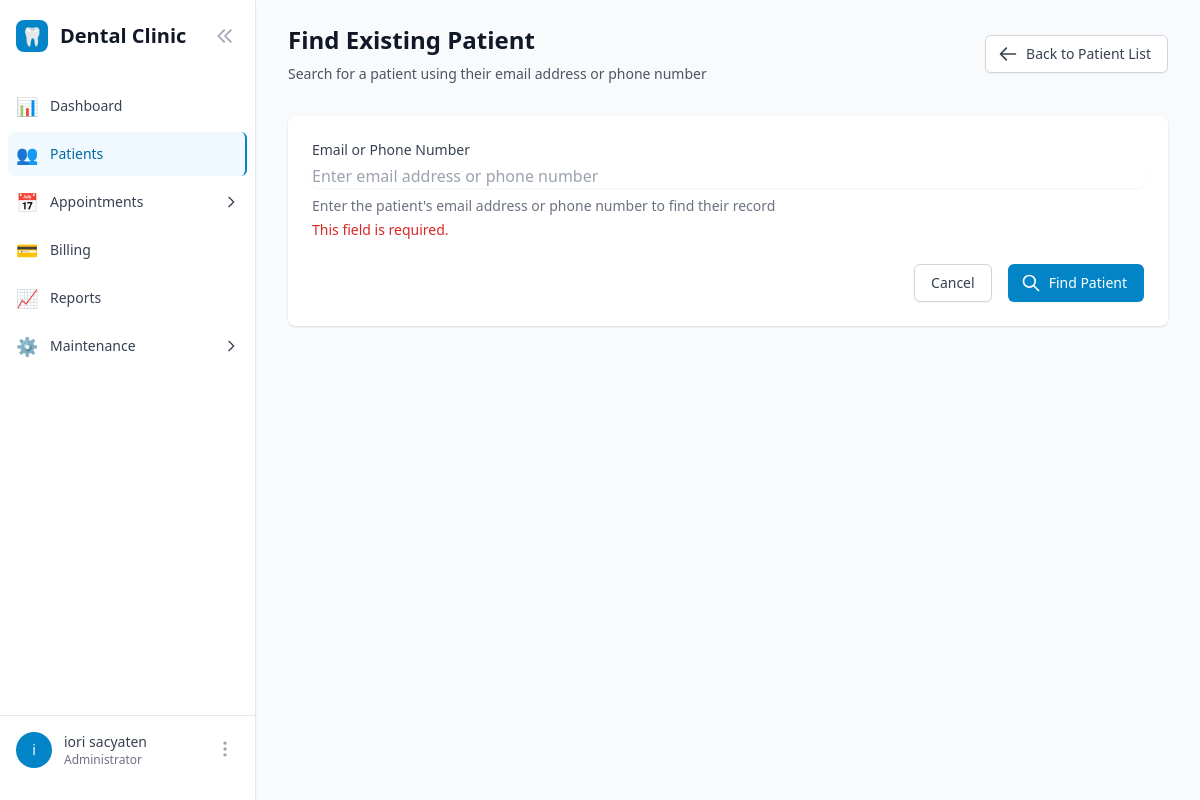
The app's page /patients/find/ (signed in) with its own data.
### users/models.py (models this page shows, shortened)
class User(AbstractUser):
    role = models.ForeignKey(Role, on_delete=models.PROTECT, null=True, blank=True)
    phone = models.CharField(max_length=20, blank=True)
    is_active_dentist = models.BooleanField(default=False, help_text="Can accept appointments")
    created_at = models.DateTimeField(auto_now_add=True)
    updated_at = models.DateTimeField(auto_now=True)
    def has_permission(self, module_name):
        if self.is_superuser:
            return True
        if not self.role or self.role.is_archived:  # Users with archived roles lose access
            return False
        return self.role.permissions.get(module_name, False)

class Role(models.Model):
    ADMIN = 'admin'
    DENTIST = 'dentist'
    STAFF = 'staff'
    ROLE_CHOICES = [
        (ADMIN, 'Admin'),
        (DENTIST, 'Dentist'),
        (STAFF, 'Staff'),
    ]
    name = models.CharField(max_length=50, unique=True)
    display_name = models.CharField(max_length=100)
    description = models.TextField(blank=True)
    permissions = models.JSONField(default=dict, help_text="Module permissions")
    is_default = models.BooleanField(default=False)
    is_archived = models.BooleanField(default=False, help_text="Archived roles are hidden from user assignment")
    created_at = models.DateTimeField(auto_now_add=True)
    updated_at = models.DateTimeField(auto_now=True)
    class Meta:
        ordering = ['name']

### patients/views.py (the view)
# urls.py: path('find/', views.FindPatientView.as_view(), name='find_patient'),
class FindPatientView(LoginRequiredMixin, ListView):
    model = Patient
    template_name = 'patients/find_patient.html'
    context_object_name = 'patients'
    def dispatch(self, request, *args, **kwargs):
        if not request.user.has_permission('patients'):
            messages.error(request, 'You do not have permission to access this page.')
            return redirect('core:dashboard')
        return super().dispatch(request, *args, **kwargs)
    def get_queryset(self):
        identifier = self.request.GET.get('identifier', '').strip()
        if not identifier:
            return Patient.objects.none()
        return Patient.objects.filter(
            Q(email__iexact=identifier) | Q(contact_number=identifier)
        ).order_by('last_name', 'first_name')
    def get_context_data(self, **kwargs):
        context = super().get_context_data(**kwargs)
        context['form'] = FindPatientForm(self.request.GET)
        context['identifier'] = self.request.GET.get('identifier', '')
        if context['identifier'] and not context['patients']:
            context['suggest_create'] = True
        return context

### patients/forms.py (shortened to what this page needs)
class FindPatientForm(forms.Form):
    identifier = forms.CharField(
        max_length=100,
        widget=forms.TextInput(attrs={
            'class': 'mt-1 block w-full rounded-md border-gray-300 shadow-sm focus:border-primary-500 focus:ring-primary-500',
            'placeholder': 'Enter email address or phone number'
        }),
        label='Email or Phone Number',
        help_text='Enter the patient\'s email address or phone number to find their record'
    )

### users/templatetags/user_tags.py (called while the page is built)
@register.filter
def has_permission(user, module_name):
    if not user or not user.is_authenticated:
        return False
    if user.is_superuser:
        return True
    if not hasattr(user, 'role') or not user.role:
        return False
    return user.role.permissions.get(module_name, False)

### templates/patients/find_patient.html (shortened to what this page needs)
{% extends "base.html" %}
{% block content %}
<div class="max-w-4xl mx-auto">
    <div class="mb-8">
        <div class="flex items-center justify-between">
            <div>
                <h1 class="text-2xl font-bold text-gray-900">Find Existing Patient</h1>
                <p class="mt-2 text-sm text-gray-600">
                    Search for a patient using their email address or phone number
                </p>
            </div>
            <a href="{% url 'patients:patient_list' %}"
               class="inline-flex items-center px-4 py-2 border border-gray-300 rounded-md shadow-sm text-sm font-medium text-gray-700 bg-white hover:bg-gray-50 focus:outline-none focus:ring-2 focus:ring-offset-2 focus:ring-primary-500">
                <svg class="-ml-1 mr-2 h-5 w-5" fill="none" stroke="currentColor" viewBox="0 0 24 24">
                    <path stroke-linecap="round" stroke-linejoin="round" stroke-width="2" d="M10 19l-7-7m0 0l7-7m-7 7h18"></path>
                </svg>
                Back to Patient List
            </a>
        </div>
    </div>
    <div class="bg-white shadow rounded-lg p-6">
        <form method="get" class="space-y-6">
            <div>
                <label for="{{ form.identifier.id_for_label }}" class="block text-sm font-medium text-gray-700">
                    {{ form.identifier.label }}
                </label>
                {{ form.identifier }}
                {% if form.identifier.help_text %}
                    <p class="mt-2 text-sm text-gray-500">{{ form.identifier.help_text }}</p>
                {% endif %}
                {% if form.identifier.errors %}
                    <div class="mt-1 text-sm text-red-600">
                        {% for error in form.identifier.errors %}
                            <p>{{ error }}</p>
                        {% endfor %}
                    </div>
                {% endif %}
            </div>
            <div class="flex items-center justify-end space-x-4">
                <a href="{% url 'patients:patient_list' %}"
                   class="inline-flex items-center px-4 py-2 border border-gray-300 rounded-md shadow-sm text-sm font-medium text-gray-700 bg-white hover:bg-gray-50 focus:outline-none focus:ring-2 focus:ring-offset-2 focus:ring-primary-500">
                    Cancel
                </a>
                <button type="submit"
                        class="inline-flex items-center px-4 py-2 border border-transparent rounded-md shadow-sm text-sm font-medium text-white bg-primary-600 hover:bg-primary-700 focus:outline-none focus:ring-2 focus:ring-offset-2 focus:ring-primary-500">
                    <svg class="-ml-1 mr-2 h-5 w-5" fill="none" stroke="currentColor" viewBox="0 0 24 24">
                        <path stroke-linecap="round" stroke-linejoin="round" stroke-width="2" d="M21 21l-6-6m2-5a7 7 0 11-14 0 7 7 0 0114 0z"></path>
                    </svg>
                    Find Patient
                </button>
            </div>
        </form>
    </div>
                                    {% endblock %}

### templates/base.html (shortened to what this page needs)
<!DOCTYPE html>
<html lang="en">
<head>
    <script src="https://cdn.tailwindcss.com"></script>
</head>
<body class="bg-gray-50 h-screen overflow-hidden" x-data="{ sidebarOpen: false, isMobile: window.innerWidth < 768 }" @resize.window="isMobile = window.innerWidth < 768">
    {% if user.is_authenticated %}
        <div class="hidden md:flex md:flex-shrink-0 md:fixed md:inset-y-0 md:left-0 md:z-50">
            <div class="flex flex-col" x-data="{ collapsed: false }">
                <div class="flex flex-col h-screen pt-5 pb-4 overflow-y-auto bg-white border-r border-gray-200 shadow-sm" :class="{ 'w-64': !collapsed, 'w-16': collapsed }">
                    <div class="flex items-center flex-shrink-0 px-4" :class="{ 'px-4': !collapsed, 'px-2': collapsed }">
                        <div class="flex items-center">
                            <div class="w-8 h-8 bg-primary-600 rounded-lg flex items-center justify-center">
                                <span class="text-white font-bold text-lg">🦷</span>
                            </div>
                            <h1 class="ml-3 text-xl font-bold text-gray-900 transition-opacity duration-200" :class="{ 'opacity-100': !collapsed, 'opacity-0 w-0 overflow-hidden': collapsed }" x-show="!collapsed">
                                Dental Clinic
                            </h1>
                        </div>
                        <button @click="collapsed = !collapsed" class="ml-auto p-1 rounded-md text-gray-400 hover:text-gray-600 hover:bg-gray-100 focus:outline-none focus:ring-2 focus:ring-primary-500">
                            <svg class="w-5 h-5 transform transition-transform duration-200" :class="{ 'rotate-180': collapsed }" fill="none" stroke="currentColor" viewBox="0 0 24 24">
                                <path stroke-linecap="round" stroke-linejoin="round" stroke-width="2" d="M11 19l-7-7 7-7m8 14l-7-7 7-7"></path>
                            </svg>
                        </button>
                    </div>
                    <nav class="mt-8 flex-1 px-2 space-y-1">
                        <a href="{% url 'core:dashboard' %}" class="{% if request.resolver_match.url_name == 'dashboard' %}bg-primary-50 border-r-2 border-primary-600 text-primary-700{% else %}text-gray-700 hover:bg-gray-50{% endif %} group flex items-center px-2 py-2 text-sm font-medium rounded-md transition-colors duration-150">
                            <span class="mr-3 text-lg">📊</span>
                            <span :class="{ 'opacity-100': !collapsed, 'opacity-0 w-0 overflow-hidden': collapsed }" x-show="!collapsed">Dashboard</span>
                        </a>
                        <a href="{% url 'patients:patient_list' %}" class="{% if 'patients' in request.resolver_match.namespace %}bg-primary-50 border-r-2 border-primary-600 text-primary-700{% else %}text-gray-700 hover:bg-gray-50{% endif %} group flex items-center px-2 py-2 text-sm font-medium rounded-md transition-colors duration-150">
                            <span class="mr-3 text-lg">👥</span>
                            <span :class="{ 'opacity-100': !collapsed, 'opacity-0 w-0 overflow-hidden': collapsed }" x-show="!collapsed">Patients</span>
                        </a>
                        <div x-data="{ open: {% if 'appointments' in request.resolver_match.namespace %}true{% else %}false{% endif %} }">
                            <button @click="open = !open" class="{% if 'appointments' in request.resolver_match.namespace %}bg-primary-50 border-r-2 border-primary-600 text-primary-700{% else %}text-gray-700 hover:bg-gray-50{% endif %} group w-full flex items-center px-2 py-2 text-sm font-medium rounded-md transition-colors duration-150">
                                <span class="mr-3 text-lg">📅</span>
                                <span :class="{ 'opacity-100': !collapsed, 'opacity-0 w-0 overflow-hidden': collapsed }" x-show="!collapsed">Appointments</span>
                            </button>
                        </div>
                        <a href="#" class="text-gray-700 hover:bg-gray-50 group flex items-center px-2 py-2 text-sm font-medium rounded-md transition-colors duration-150">
                            <span class="mr-3 text-lg">💳</span>
                            <span :class="{ 'opacity-100': !collapsed, 'opacity-0 w-0 overflow-hidden': collapsed }" x-show="!collapsed">Billing</span>
                        </a>
                        <a href="#" class="text-gray-700 hover:bg-gray-50 group flex items-center px-2 py-2 text-sm font-medium rounded-md transition-colors duration-150">
                            <span class="mr-3 text-lg">📈</span>
                            <span :class="{ 'opacity-100': !collapsed, 'opacity-0 w-0 overflow-hidden': collapsed }" x-show="!collapsed">Reports</span>
                        </a>
                        {% load user_tags %}
                        {% if user|has_permission:"maintenance" %}
                        <div x-data="{ open: {% if 'users' in request.resolver_match.namespace or 'services' in request.resolver_match.namespace or 'core' in request.resolver_match.namespace and request.resolver_match.url_name != 'dashboard' %}true{% else %}false{% endif %} }">
                            <button @click="open = !open" class="{% if 'users' in request.resolver_match.namespace or 'services' in request.resolver_match.namespace or 'core' in request.resolver_match.namespace and request.resolver_match.url_name != 'dashboard' %}bg-primary-50 border-r-2 border-primary-600 text-primary-700{% else %}text-gray-700 hover:bg-gray-50{% endif %} group w-full flex items-center px-2 py-2 text-sm font-medium rounded-md transition-colors duration-150">
                                <span class="mr-3 text-lg">⚙️</span>
                                <span :class="{ 'opacity-100': !collapsed, 'opacity-0 w-0 overflow-hidden': collapsed }" x-show="!collapsed">Maintenance</span>
                            </button>
                        </div>
                        {% endif %}
                    </nav>
                    <div class="flex-shrink-0 flex border-t border-gray-200 p-4" :class="{ 'p-4': !collapsed, 'p-2': collapsed }">
                        <div class="flex items-center w-full" x-data="{ profileOpen: false }">
                            <div class="flex items-center">
                                <div class="inline-block h-9 w-9 rounded-full bg-primary-600 flex items-center justify-center">
                                    <span class="text-sm font-medium text-white">{{ user.first_name|first|default:user.username|first }}</span>
                                </div>
                                <div class="ml-3 transition-opacity duration-200" :class="{ 'opacity-100': !collapsed, 'opacity-0 w-0 overflow-hidden': collapsed }" x-show="!collapsed">
                                    <p class="text-sm font-medium text-gray-700 group-hover:text-gray-900">{{ user.get_full_name|default:user.username }}</p>
                                    <p class="text-xs font-medium text-gray-500 group-hover:text-gray-700">{{ user.role.display_name|default:"Staff" }}</p>
                                </div>
                            </div>
                            <div class="ml-auto relative" x-show="!collapsed">
                                <button @click="profileOpen = !profileOpen" class="ml-auto flex-shrink-0 bg-white p-1 text-gray-400 rounded-full hover:text-gray-500 focus:outline-none focus:ring-2 focus:ring-offset-2 focus:ring-primary-500">
                                    <svg class="h-5 w-5" fill="none" stroke="currentColor" viewBox="0 0 24 24">
                                        <path stroke-linecap="round" stroke-linejoin="round" stroke-width="2" d="M12 5v.01M12 12v.01M12 19v.01M12 6a1 1 0 110-2 1 1 0 010 2zM12 13a1 1 0 110-2 1 1 0 010 2zM12 20a1 1 0 110-2 1 1 0 010 2z"></path>
                                    </svg>
                                </button>
                            </div>
                        </div>
                    </div>
                </div>
            </div>
        </div>
        <div class="flex flex-col h-screen" :class="{ 'md:ml-64': true }">
            <main class="flex-1 overflow-y-auto pb-20 md:pb-0">
                <div class="px-4 sm:px-6 lg:px-8 py-6">
                    {% block content %}
                    {% endblock %}
                </div>
            </main>
        </div>
    {% endif %}
</body>
</html>

### records on screen
User: first_name|first "i", get_full_name "iori sacyaten", role.display_name "Administrator"

### other values on screen
{{ error }} "This field is required."
